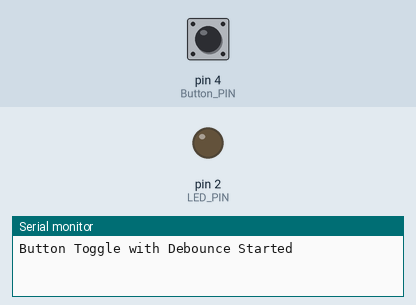
Simulated run of this sketch. Board: Arduino Uno, built with avr-gcc and run on an emulated ATmega328P. Parts: output pins drawn as LEDs (lit = HIGH), the last lines printed to the serial monitor. The test bench sets the inputs (shaded band); at power-on: pin 4 (Button_PIN) HIGH.

Above: at 1.2 s.
1.3 s: pin 4 (Button_PIN) pulled LOW for 0.15 s
At 2.1 s:
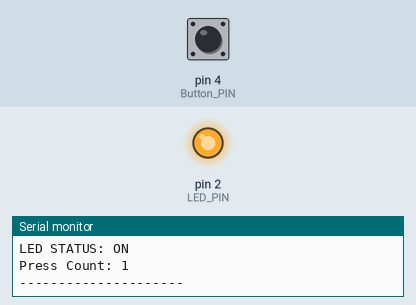
2.9 s: pin 4 (Button_PIN) pulled LOW for 1 s
At 3.3 s:
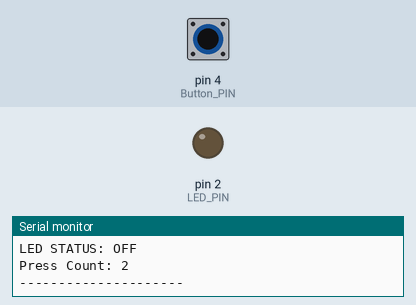
5.4 s: pin 4 (Button_PIN) pulled LOW for 3.2 s
At 6.4 s:
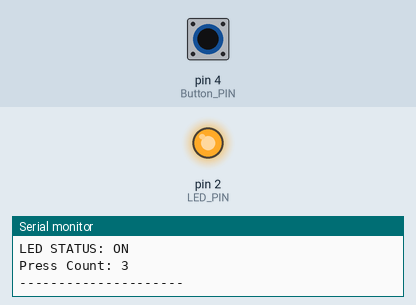
Timing chart, 0 to 8.4 s (numbered marks = the images above; inputs shaded):
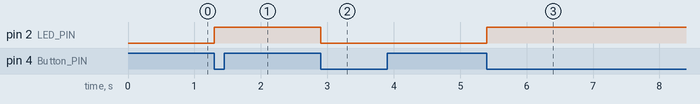

The sketch:

main.ino
```cpp
#define LED_PIN 2
#define Button_PIN 4

bool LEDStatus = LOW;
bool previousButtonState = HIGH;
unsigned long pressCount = 0;
unsigned long LastButtonTime = 0;
unsigned long debounceTime = 200;

void setup() {
  Serial.begin(115200);
  pinMode(Button_PIN,INPUT_PULLUP);
  pinMode(LED_PIN,OUTPUT);
  Serial.println("Button Toggle with Debounce Started");
}

void loop() {
  unsigned long currentButtonTime = millis();
  bool ButtonState = digitalRead(Button_PIN);
  if(previousButtonState == HIGH && ButtonState == LOW){
    if(currentButtonTime-LastButtonTime>= debounceTime){
      LastButtonTime = currentButtonTime;
      LEDStatus = !LEDStatus;
      digitalWrite(LED_PIN,LEDStatus);
      Serial.println("---------------------");
      Serial.println("Button Press Detected");
      pressCount ++;
      Serial.print("LED STATUS: ");
      if(LEDStatus == HIGH){
        Serial.println("ON");
      }
      else{
        Serial.println("OFF");
      }
      Serial.print("Press Count: ");
      Serial.println(pressCount);
      Serial.println("---------------------");
    }
  }
  previousButtonState = ButtonState;
}
```

Measured:
- after the input at 1.3 s, pin 2 (LED_PIN): LOW → HIGH at once
- after the input at 2.9 s, pin 2 (LED_PIN): HIGH → LOW at once
- after the input at 5.4 s, pin 2 (LED_PIN): LOW → HIGH at once
